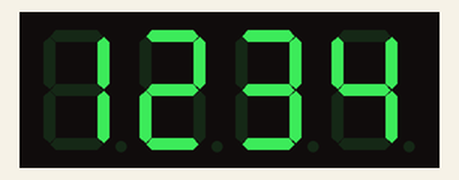
This sketch was run on a simulated Arduino Uno, built with avr-gcc and run on an emulated ATmega328P. Parts: 4-digit seven-segment display.

Above: at 0.1 s.

The sketch:

four_digit_display.ino
```cpp
#include <TM1637.h>

const int CLKPIN = 7;
const int DIOPIN = 6;

TM1637 TM(CLKPIN, DIOPIN);

void setup()
{
    TM.init();
    TM.set(2);
}

boolean toogle;
void loop()
{
    TM.display(0, 1);
    TM.display(1, 2);
    TM.point(toogle = !toogle);
    TM.display(2, 3);
    TM.display(3, 4);
    delay(1000);
}
```
